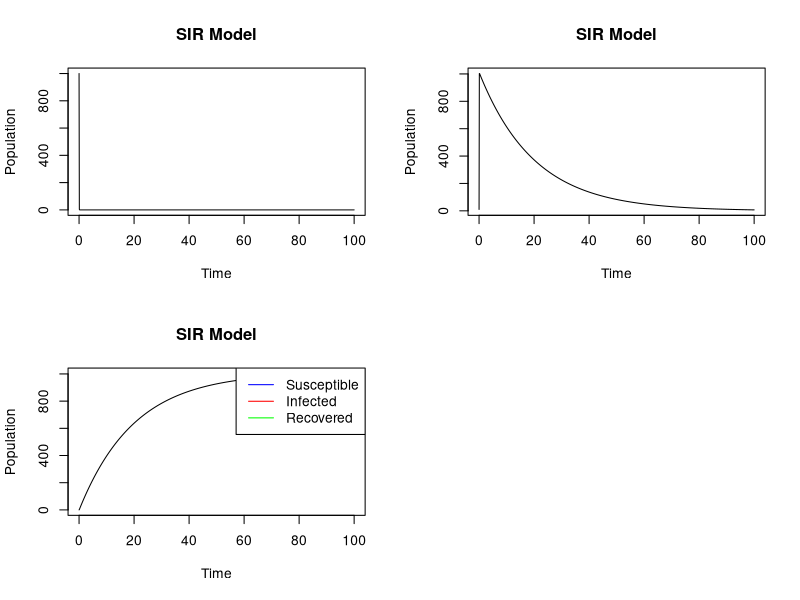

Source code (R):
library(deSolve)

# Function defining the SIR model
sir_model <- function(time, state, parameters) {
  with(as.list(c(state, parameters)), {
    dS <- -alpha * S * I
    dI <- alpha * S * I - beta * I
    dR <- beta * I
    
    return(list(c(dS, dI, dR)))
  })
}

# Initial conditions
S0 <- 1000  # Initial number of susceptible individuals
I0 <- 10    # Initial number of infected individuals
R0 <- 0     # Initial number of recovered individuals

# Parameters
alpha <- 0.1  # Infection rate
beta <- 0.05  # Recovery rate

# Time points
times <- seq(0, 100, by = 0.1)

# Solve the system of equations
initial_state <- c(S = S0, I = I0, R = R0)
parameters <- c(alpha = alpha, beta = beta)
solution <- ode(y = initial_state, times = times, func = sir_model, parms = parameters)

# Plot the results
plot(solution, xlab = "Time", ylab = "Population", main = "SIR Model")
legend("topright", legend = c("Susceptible", "Infected", "Recovered"), col = c("blue", "red", "green"), lty = 1)
